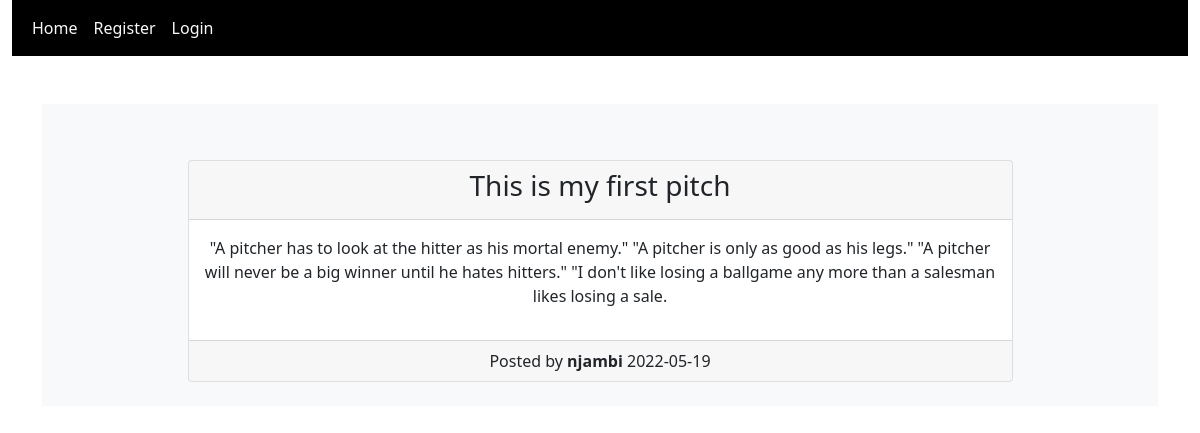
Screenshot of /post/2 with the database file from the repository.
### mypitches/models.py (models this page shows, shortened)
class Post(db.Model):
    __tablename__ = 'post'
    id = db.Column(db.Integer,primary_key = True)
    title = db.Column(db.String(100))
    date_posted = db.Column(db.DateTime, default = datetime.utcnow)
    content = db.Column(db.Text)
    user_id = db.Column(db.Integer,db.ForeignKey('user.id'))

class User(db.Model, UserMixin):
    __tablename__ = 'user'
    id = db.Column(db.Integer,primary_key = True)
    username = db.Column(db.String(20),unique = True)
    email = db.Column(db.String(100),unique = True)
    profile_pic_path = db.Column(db.String(20),default='default.jpg')
    password = db.Column(db.String(50))
    posts = db.relationship('Post',backref = 'author',lazy = True)

### mypitches/routes.py (the view)
@app.route("/post/<int:post_id>")
def post(post_id):
    post = Post.query.get_or_404(post_id)
    return render_template('my_post.html', title = post.title, post = post)

### mypitches/templates/my_post.html (shortened to what this page needs)
{% extends "base.html" %}
{% block content %}
    <div class="content-section bg-light p-2 mt-5">
        <div class="card mt-5 mb-3 w-75 m-auto d-flex justify-content-center">
            <div class="card-header">
                <h3>{{ post.title }}</h3>
            </div>
            <div class="card-body">
                <p>{{ post.content }}</p>
            </div>
            <div class="card-footer">
                <span>Posted by <strong>{{ post.author.username }}</strong> </span> <span>{{ post.date_posted.strftime('%Y-%m-%d') }}</span>
            </div>
        </div>
    </div>
{% endblock%}

### mypitches/static/css/styles.css (style rules this page uses)
.wholebody { background-image: url(https://images.unsplash.com/photo-1487088678257-3a541e6e3922?crop=entropy&cs=tinysrgb&fm=jpg&ixlib=rb-1.2.1&q=60&raw_url=true&ixid=MnwxMjA3fDB8MHxzZWFyY2h8Mnx8cXVvdGVzJTIwYmFja2dyb3VuZHxlbnwwfHwwfHw%3D&auto=format&fit=crop&w=500); background-size: cover; }

### rows the page displays
Post: title "This is my first pitch", content "\"A pitcher has to look at the hitter as his mortal enemy.\" \"A pitcher is only as good as his legs.\" \"A pitcher will never be a big winner until he hates hitters.\" \"I don't like losing a ballgame any more than a salesman likes losing a sale.", date_posted "2022-05-19"
User: author.username "njambi"
